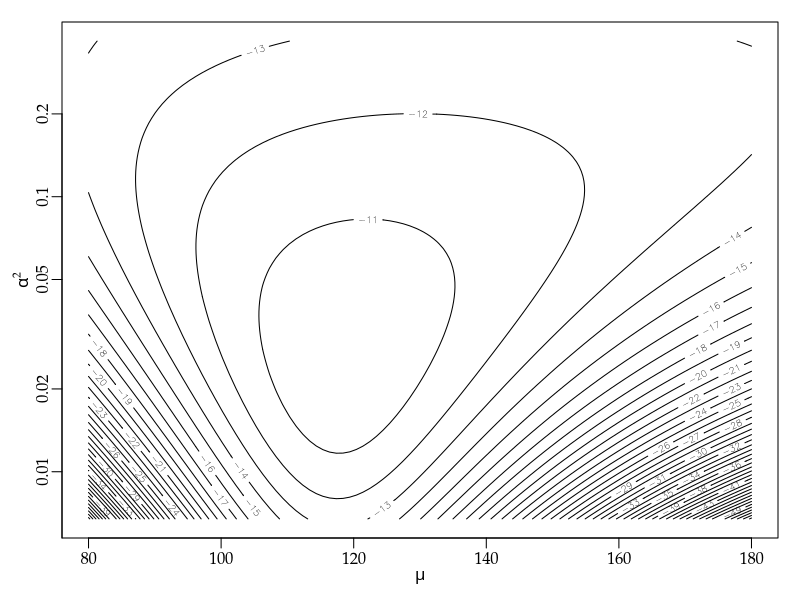

Source code (R): (Note: this script raises an error after producing the figure.)
args = commandArgs()
basename = sub(".R$", "", sub("^--file=(.*/)?", "", args[grep("^--file=", args)]))
if (length(basename) != 0)
    pdf(file=paste0(basename, "_tmp.pdf"), colormodel="gray", width=4, height=4)
par(family="Palatino")
par(mgp=c(1.5,0.5,0)) # title and axis margins. default: c(3,1,0)
par(mar=c(3,3,1,1)+0.1) # bottom, left, top, right margins. default: c(5,4,4,2)+0.1

y = diff(c(1498, 1605, 1707, 1854))
# f = function(t,m,a2) sqrt(m/(2*pi*a2*t^3)) * exp(-(t-m)^2/(2*a2*m*t))
# lik = function(m,a2) f(y[1],m,a2) * f(y[2],m,a2) * f(y[3],m,a2)
f = function(t,m,a2) (log(m/(a2*t^3)) - (t-m)^2/(a2*m*t)) / 2
llik = function(m,a2) f(y[1],m,a2) + f(y[2],m,a2) + f(y[3],m,a2)
x1 = seq(80, 180, length.out=100)
x2 = seq(-5, -1, length.out=100)
contour(x1, x2, outer(x1, x2, function(u,v) llik(u,exp(v))), yaxt="n", nlevels=50,
        xlab=expression(italic(mu)), ylab=expression(italic(alpha)^2))
t = c(0.005, 0.01, 0.02, 0.05, 0.1, 0.2)
axis(2, at=log(t), labels=t)

dev.off()
embedFonts(paste0(basename, "_tmp.pdf"), outfile=paste0(basename, ".pdf"),
           options="-c \"<</NeverEmbed []>> setdistillerparams\" -f ")
